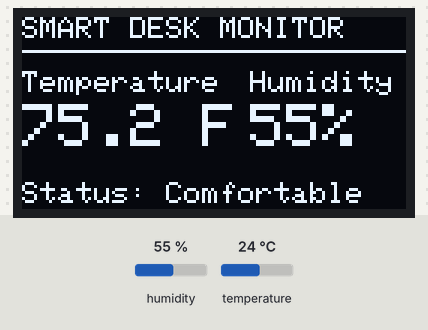
The sketch below on a simulated ESP32. Shown: 128×64 one-colour display. The inputs (shaded band) are chosen by the test bench; at power-on: humidity 55 %, temperature 24 °C. WiFi joins after 1.5 s; servers stay silent unless stated; what the sketch prints to the serial monitor is not drawn.

Above: at 8.8 s.
8.9 s: humidity set to 26 %
At 10.5 s:
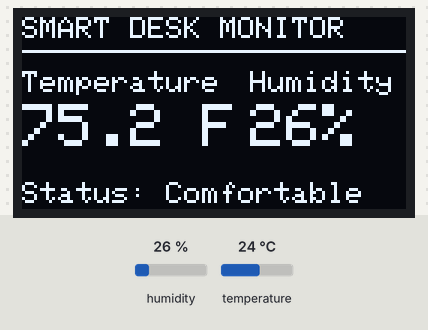
11.2 s: humidity set to 23 %
At 13.0 s:
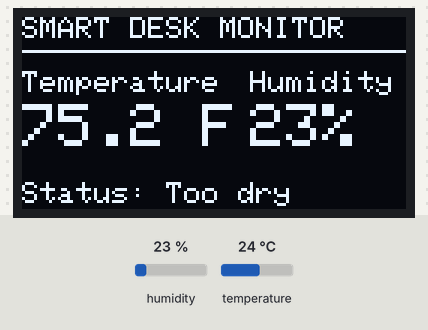
13.5 s: temperature set to 12 °C
At 14.4 s:
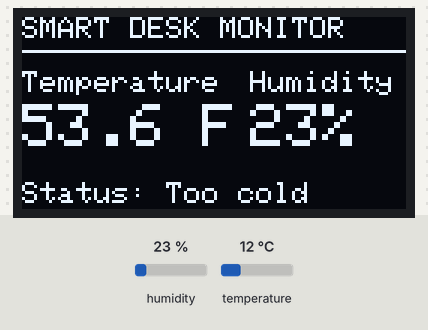
15.8 s: temperature set to 28 °C
At 18.3 s:
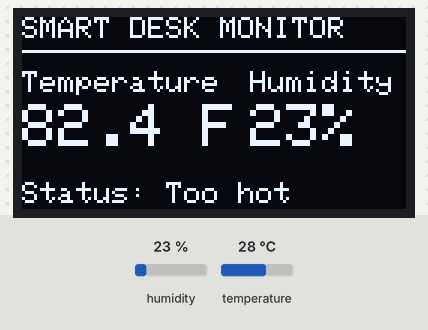
19.2 s: temperature set to 24 °C
At 20.9 s:
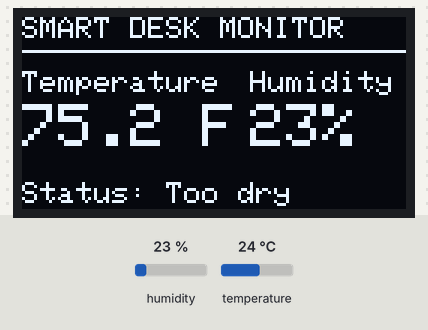
21.5 s: humidity set to 68 %
At 22.2 s:
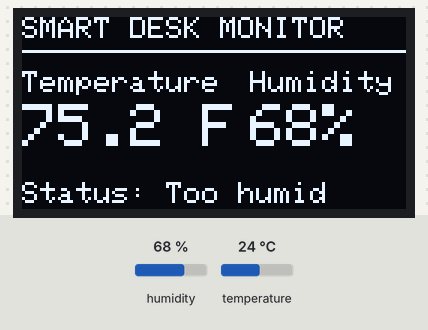
Timing chart, 0 to 24.5 s (numbered marks = the images above; inputs shaded):
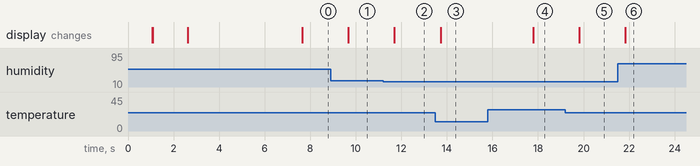

Measured:
- the behaviour switches between 25 and 24 % on humidity (found by bisection; images 1 and 2)
- after the input at 8.9 s, the display: changes after 0.77 s (image 1)
- after the input at 11.2 s, the display: changes after 0.50 s (image 2)
- after the input at 13.5 s, the display: changes after 0.23 s (image 3)
- after the input at 15.8 s, the display: changes after 2.0 s (image 4)
- after the input at 19.2 s, the display: changes after 0.61 s (image 5)
- after the input at 21.5 s, the display: changes after 0.34 s (image 6)

The sketch:

SmartDeskMonitor.ino
```cpp
#include <Wire.h>
#include <WiFi.h>
#include <WebServer.h>
#include <Adafruit_Sensor.h>
#include <Adafruit_BME280.h>
#include <Adafruit_GFX.h>
#include <Adafruit_SSD1306.h>


// Wi-Fi information

const char* WIFI_NAME = "YOUR_WIFI_NAME";
const char* WIFI_PASSWORD = "YOUR_WIFI_PASSWORD";

WebServer server(80);

// OLED settings

#define SCREEN_WIDTH 128
#define SCREEN_HEIGHT 64
#define OLED_RESET -1
#define OLED_ADDRESS 0x3C

Adafruit_SSD1306 display(
  SCREEN_WIDTH,
  SCREEN_HEIGHT,
  &Wire,
  OLED_RESET
);


// BME280 settings

Adafruit_BME280 bme;

#define BME_ADDRESS 0x76

float temperatureF = 0.0;
float humidity = 0.0;

String roomStatus = "Starting";


// Determine room status

void updateRoomStatus()
{
  if (temperatureF > 78.0)
  {
    roomStatus = "Too hot";
  }
  else if (temperatureF < 65.0)
  {
    roomStatus = "Too cold";
  }
  else if (humidity > 65.0)
  {
    roomStatus = "Too humid";
  }
  else if (humidity < 25.0)
  {
    roomStatus = "Too dry";
  }
  else
  {
    roomStatus = "Comfortable";
  }
}


// Read sensor

void readSensor()
{
  float temperatureC = bme.readTemperature();

  temperatureF =
    temperatureC * 9.0 / 5.0 + 32.0;

  humidity = bme.readHumidity();

  updateRoomStatus();

  Serial.print("Temperature: ");
  Serial.print(temperatureF);
  Serial.println(" F");

  Serial.print("Humidity: ");
  Serial.print(humidity);
  Serial.println(" %");

  Serial.print("Status: ");
  Serial.println(roomStatus);

  Serial.println();
}


// Update OLED

void updateDisplay()
{
  display.clearDisplay();
  display.setTextColor(SSD1306_WHITE);

  display.setTextSize(1);
  display.setCursor(0, 0);
  display.println("SMART DESK MONITOR");

  display.drawLine(
    0,
    11,
    127,
    11,
    SSD1306_WHITE
  );

  display.setCursor(0, 18);
  display.println("Temperature");

  display.setTextSize(2);
  display.setCursor(0, 29);
  display.print(temperatureF, 1);
  display.println(" F");

  display.setTextSize(1);
  display.setCursor(76, 18);
  display.println("Humidity");

  display.setTextSize(2);
  display.setCursor(76, 29);
  display.print(humidity, 0);
  display.println("%");

  display.setTextSize(1);
  display.setCursor(0, 55);
  display.print("Status: ");
  display.println(roomStatus);

  display.display();
}


// Create webpage

String createWebpage()
{
  String page = "";

  page += "<!DOCTYPE html>";
  page += "<html>";
  page += "<head>";

  page += "<meta name='viewport' ";
  page += "content='width=device-width, initial-scale=1'>";

  page += "<meta http-equiv='refresh' content='3'>";

  page += "<title>Smart Desk Monitor</title>";

  page += "<style>";

  page += "body {";
  page += "font-family: Arial, sans-serif;";
  page += "background: #eeeeee;";
  page += "text-align: center;";
  page += "padding: 30px;";
  page += "}";

  page += ".card {";
  page += "background: white;";
  page += "max-width: 500px;";
  page += "margin: auto;";
  page += "padding: 30px;";
  page += "border-radius: 18px;";
  page += "box-shadow: 0 4px 12px rgba(0,0,0,0.15);";
  page += "}";

  page += ".reading {";
  page += "font-size: 28px;";
  page += "margin: 25px;";
  page += "}";

  page += ".status {";
  page += "font-size: 24px;";
  page += "font-weight: bold;";
  page += "}";

  page += "</style>";
  page += "</head>";

  page += "<body>";
  page += "<div class='card'>";

  page += "<h1>Smart Desk Monitor</h1>";

  page += "<div class='reading'>";
  page += "Temperature: ";
  page += String(temperatureF, 1);
  page += " &deg;F";
  page += "</div>";

  page += "<div class='reading'>";
  page += "Humidity: ";
  page += String(humidity, 1);
  page += "%";
  page += "</div>";

  page += "<div class='status'>";
  page += roomStatus;
  page += "</div>";

  page += "<p>Updates every three seconds</p>";

  page += "</div>";
  page += "</body>";
  page += "</html>";

  return page;
}


// Handle browser request

void handleMainPage()
{
  server.send(
    200,
    "text/html",
    createWebpage()
  );
}


// Setup

void setup()
{
  Serial.begin(115200);
  delay(1000);

  Wire.begin(21, 22);

  if (!display.begin(
        SSD1306_SWITCHCAPVCC,
        OLED_ADDRESS))
  {
    Serial.println("OLED failed.");

    while (true)
    {
      delay(1000);
    }
  }

  display.clearDisplay();
  display.setTextColor(SSD1306_WHITE);
  display.setTextSize(1);
  display.setCursor(0, 0);
  display.println("Starting...");
  display.display();

  if (!bme.begin(BME_ADDRESS))
  {
    Serial.println("BME280 failed.");

    display.clearDisplay();
    display.setCursor(0, 0);
    display.println("BME280 ERROR");
    display.display();

    while (true)
    {
      delay(1000);
    }
  }

  readSensor();

  display.clearDisplay();
  display.setCursor(0, 0);
  display.println("Connecting to Wi-Fi...");
  display.display();

  WiFi.begin(
    WIFI_NAME,
    WIFI_PASSWORD
  );

  Serial.print("Connecting to Wi-Fi");

  while (WiFi.status() != WL_CONNECTED)
  {
    delay(500);
    Serial.print(".");
  }

  Serial.println();
  Serial.println("Wi-Fi connected!");

  Serial.print("Open this address: http://");
  Serial.println(WiFi.localIP());

  display.clearDisplay();
  display.setCursor(0, 0);
  display.println("Wi-Fi connected!");
  display.println();
  display.println("Open address:");
  display.println(WiFi.localIP());
  display.display();

  server.on("/", handleMainPage);
  server.begin();

  delay(5000);
}


// Main loop

void loop()
{
  server.handleClient();

  readSensor();
  updateDisplay();

  delay(2000);
}
```
